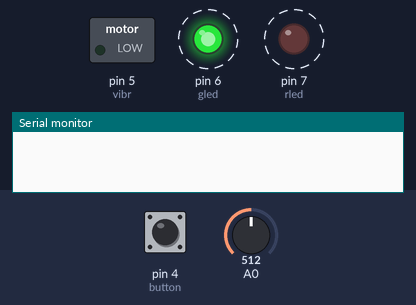
A sketch run on a simulated Arduino Uno, built with avr-gcc and run on an emulated ATmega328P. Shown: switched loads named in the sketch (green lamp = pin HIGH), output pins drawn as LEDs (lit = HIGH), the last lines printed to the serial monitor. Dashed ring = blinking. The test bench sets the inputs (shaded band); at power-on: pin 4 (button) LOW, A0 = 512. Random numbers use the default seed unless the sketch sets one.

Above: at 1.72 s.
2.5 s: pin 4 (button) pulled HIGH for 1 s
At 2.93 s:
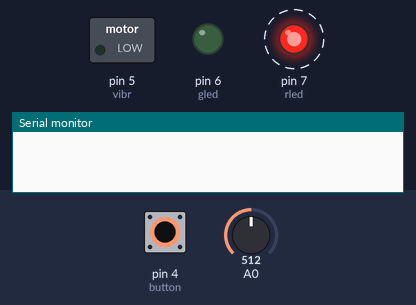
7.2 s: A0 set to 390
At 8.46 s:
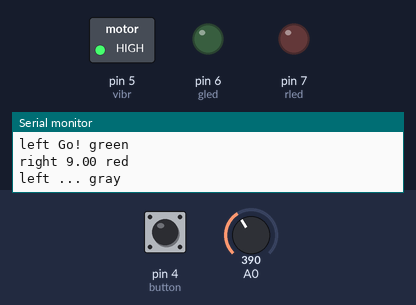
10.7 s: A0 set to 413
At 12.3 s:
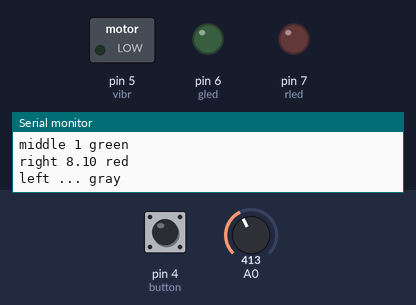
Timing chart, 0 to 13.8 s (numbered marks = the images above; inputs shaded):
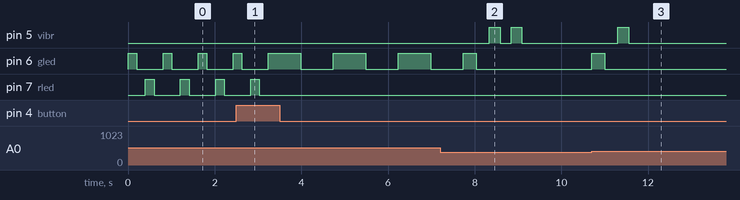

The sketch:

Turn_it_FINAL.ino
```cpp
const int button = 4;
const int vibr = 5;
const int gled = 6;
const int rled = 7;
const int bt_state = 2;

const int xInput = A0;
const int sampleSize = 10;
int xRaw;

int state;
int score = 0;
unsigned long DELAY;
unsigned long deadline;
String temp;

void success(){
  state = 2;
  score++;
  Serial.println("left pass green");
  temp = "middle "+String(score)+" green";
  Serial.println(temp);
}

void blinkPin(int pin, int duration) {
  digitalWrite(pin, HIGH);
  delay(duration);
  digitalWrite(pin, LOW);
  delay(duration);
}

int ReadAxis(int axisPin)
{
  long reading = 0;
  analogRead(axisPin);
  delay(1);
  for (int i = 0; i < sampleSize; i++){
    reading += analogRead(axisPin);
  }
  return reading/sampleSize;
}


void setup()
{
  pinMode(button, INPUT);
  pinMode(vibr, OUTPUT);
  pinMode(gled, OUTPUT);
  pinMode(rled, OUTPUT);
  Serial.begin(38400);
  Serial.flush();
  randomSeed(analogRead(A3));
  state = 1;
}

void loop()
{
  //main program//
  switch (state){
    case 1: // bootup and post failure state
      //press the button to begin or connect to bluetooth
      while (!digitalRead(button)) {
        blinkPin(gled, 200);
        blinkPin(rled, 200);
        delay(10);
      }
      //start game light sequence
      DELAY = 10000;
      Serial.println("left Three red");
      blinkPin(gled,750);
      Serial.println("left Two red");
      blinkPin(gled, 750);
      Serial.println("left One red");
      blinkPin(gled, 750);
      Serial.println("left Go! green");
      state = 2;
      break;
    case 2: // post success and post start state
      blinkPin(gled,300);  //indicates success
      state = random(3,6);
      DELAY = DELAY * 0.9;
      temp = "right "+String(double(DELAY)/double(1000))+" red";
      Serial.println(temp);
      Serial.println("left ... gray");
      break;
    case 3: // honk it state
      //sensory output
      blinkPin(vibr, 1000);

      state = 6;
      deadline = millis() + DELAY;
      while (millis() < deadline) { //checks if the user selcts the correct input
        if (digitalRead(button)){ // turn left
          success();
          break;
      }
      delay(10);
     }
     break;
    case 4: // turn left state
      //sensory output
      blinkPin(vibr, 250);

      state = 6;
      deadline = millis() + DELAY;
      while (millis() < deadline) { //checks if the user selcts the correct input
        xRaw = ReadAxis(xInput);
        if (xRaw < 330){ // turn left
          success();
          break;
      }
      if(millis() > deadline){
          break;
      }
      delay(10);
     }
     break;
    case 5: //turn right state;
      //sensory output
      blinkPin( vibr, 250);
      blinkPin( vibr, 250);

      state = 6;
      deadline = millis() + DELAY;
      while (millis() < deadline) { //checks if the user selcts the correct input
        xRaw = ReadAxis(xInput);
        if (xRaw > 400){ // turn left
          success();
          break;
      }
      if(millis() > deadline){
          break;
      }
      delay(10);
     }
     break;
    case 6: //failure state
      Serial.println("left Failed red");
      Serial.println("middle "+String(score)+" red");
      blinkPin(rled, 5000);
      Serial.println("right new green");
      state = 1;
      break;
  }

}
```

Measured:
- the behaviour switches between 400 and 401 on A0 (found by bisection; images 2 and 3)
- after the input at 10.7 s, pin 5 (vibr): LOW → HIGH after 0.60 s, → LOW 0.25 s later; pin 6 (gled): LOW → HIGH at once, → LOW 0.30 s later
- by itself, pin 5 (vibr): alternates HIGH for 0.25 s and LOW for 0.25 s, 4 changes in all, then stays LOW
- by itself, pin 6 (gled): repeats every 1.5 s: HIGH 0.75 s, LOW 0.75 s
